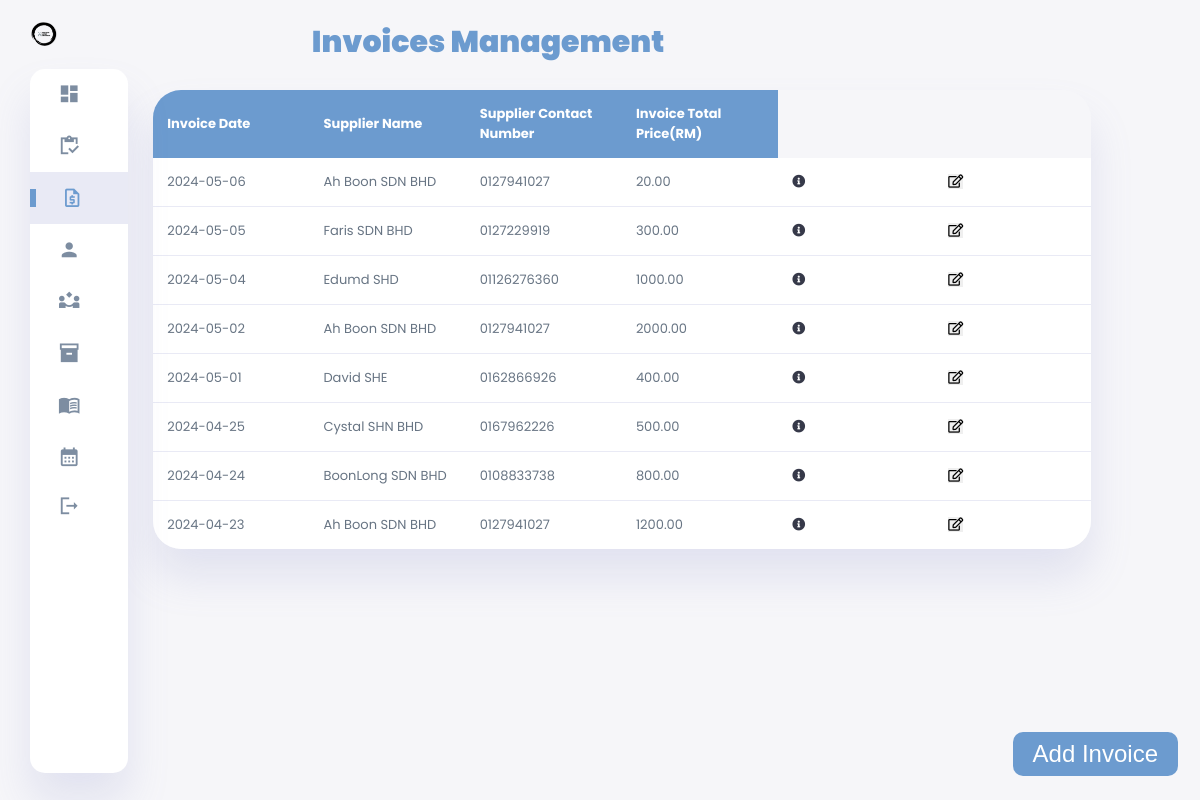
The page /Database/php-pages/invoices.php on the database its author committed.
### tables this page shows
CREATE TABLE `invoice_details` (
  `Invoice_ID` int(6) NOT NULL,
  `Invoice_Date` date DEFAULT NULL,
  `Invoice_Total_Price` decimal(10,2) DEFAULT NULL,
  `Supplier_ID` int(6) DEFAULT NULL
);

CREATE TABLE `supplier_details` (
  `Supplier_ID` int(6) NOT NULL,
  `Supplier_Name` varchar(255) NOT NULL,
  `Supplier_Contact_Number` varchar(20) DEFAULT NULL
);

### Database/php-pages/invoices.php (the view, shortened to what this page needs)
 <!DOCTYPE html>
<html lang="en">
<head>
    <link rel="stylesheet" href="../stylesheets/style1.css">
    <link rel="stylesheet" href="https://cdnjs.cloudflare.com/ajax/libs/font-awesome/5.15.4/css/all.min.css">
</head>
<body>
<div class="container">
        <aside>
            <div class="toggle">
                <div class="logo">
                    <img src="../image/logo.png">
                </div>
            </div>
            <div class="sidebar">
                <a href="#" onclick="window.location.href = 'dashboard.php'" >
                    <span class="material-icons-sharp" >
                    </span>
                </a>
                <a href="#" onclick="window.location.href = 'services.php'" >
                    <span class="material-icons-sharp">
                    </span>
                </a>
                <a href="#" onclick="window.location.href = 'invoices.php'" class="active">
                    <span class="material-symbols-outlined">
                        </span>
                </a>
                <a href="#" onclick="window.location.href = 'customers.php'">
                    <span class="material-icons-sharp">
                    </span>
                </a>
                <a href="#" onclick="window.location.href = 'suppliers.php'">
                    <span class="material-symbols-outlined">
                        </span>
                </a>
                <a href="#" onclick="window.location.href = 'stock.php'">
                    <span class="material-icons-sharp">
                    </span>
                </a>
                <a href="#" onclick="window.location.href = 'report.php'">
                    <span class="material-icons-sharp">
                    </span>
                </a>
                <a href="#" onclick="window.location.href = 'appointment.php'" >
                    <span class="material-icons-sharp">
                </span>
                </a>
                <a href="#" onclick="window.location.href = '../index.html'">
                    <span class="material-icons-sharp">
                    </span>
                </a>
            </div>
        </aside>
        <main>
    <h1>Invoices Management</h1>
        <table id="invoiceTable">
            <thead>
                <tr>
                    <th id="dateHeader" onclick="toggleSort()">Invoice Date</th>
                    <th>Supplier Name</th>
                    <th>Supplier Contact Number</th>
                    <th>Invoice Total Price(RM)</th>
                </tr>
            </thead>
            <tbody>
                <?php
                $servername = "localhost";
                $username = "root";
                $password = "";
                $database = "mah heng motor database";
                $conn = new mysqli($servername, $username, $password, $database);
                $sql = "SELECT invoice_details.Invoice_ID, invoice_details.Invoice_Date, invoice_details.Invoice_Total_Price, supplier_details.Supplier_Name,supplier_details.Supplier_Contact_Number FROM invoice_details
                        INNER JOIN supplier_details ON  invoice_details.Supplier_ID = supplier_details.Supplier_ID
                        ORDER BY invoice_details.Invoice_Date DESC";
                $result = $conn->query($sql);
                if ($result->num_rows > 0) {
                    while ($row = $result->fetch_assoc()) {
                        echo "<tr>";
                        echo "<td>" . $row["Invoice_Date"] . "</td>";
                        echo "<td>" . $row["Supplier_Name"] . "</td>";
                        echo "<td>" . $row["Supplier_Contact_Number"] . "</td>";
                        echo "<td id=total".$row['Invoice_ID'].">" . $row["Invoice_Total_Price"] . "</td>";
                        echo "<td><p><a href='#' data-id='".$row['Invoice_ID']."' class='more'><i class='fas fa-info-circle'></i></a></p></td>";
                        echo "<td><button class='edit-btn' data-id='" . $row['Invoice_ID'] . "'><i class='far fa-edit'></i></button></td>";
                        echo "</tr>";
                    }
                } else {
                    echo "<tr><td colspan='7'>No invoices found.</td></tr>";
                }
                ?>
            </tbody>
        </table>
    </div>
                    <div class="fixed-button-container">
            <button class="fixed-button" onclick="toggleAddInvoiceForm()">Add Invoice</button>
        </div>
</body>
</html>

### Database/stylesheets/style1.css (style rules this page uses)
:root { --color-primary: #6C9BCF; --color-danger: #FF0060; --color-success: #1B9C85; --color-warning: #F7D060; --color-white: #fff; --color-info-dark: #7d8da1; --color-dark: #363949; --color-light: rgba(132, 139, 200, 0.18); --color-dark-variant: #677483; --color-background: #f6f6f9; --card-border-radius: 2rem; --border-radius-1: 0.4rem; --border-radius-2: 1.2rem; --card-padding: 1.8rem; --padding-1: 1.2rem; --box-shadow: 0 2rem 3rem var(--color-light); }
* { margin: 0; padding: 0; outline: 0; appearance: 0; border: 0; text-decoration: none; box-sizing: border-box; }
html { font-size: 14px; }
body { width: 100vw; height: 100vh; font-family: 'Poppins', sans-serif; font-size: 0.88rem; user-select: none; overflow-x: hidden; color: var(--color-dark); background-color: var(--color-background); }
a { color: var(--color-dark); }
img { display: block; width: 100%; object-fit: cover; }
p { color: var(--color-dark-variant); }
.container { display: grid; width: 96%; margin: 0 auto; gap: 1.8rem; grid-template-columns: 12rem auto 23rem; }
aside { height: 100vh; }
aside .toggle { display: flex; align-items: center; justify-content: space-between; margin-top: 1.4rem; }
aside .toggle .logo { display: flex; gap: 0.5rem; }
aside .toggle .logo img { width: 2rem; height: 2rem; }
aside .sidebar { display: flex; flex-direction: column; background-color: var(--color-white); box-shadow: var(--box-shadow); border-radius: 15px; height: 88vh; position: relative; top: 1.5rem; transition: all 0.3s ease; }
aside .sidebar a { display: flex; align-items: center; color: var(--color-info-dark); height: 3.7rem; gap: 1rem; position: relative; margin-left: 2rem; transition: all 0.3s ease; }
aside .sidebar a span { font-size: 1.6rem; transition: all 0.3s ease; }
aside .sidebar a:last-child { position: absolute; bottom: 2rem; width: 100%; }
aside .sidebar a.active { width: 100%; color: var(--color-primary); background-color: var(--color-light); margin-left: 0; }
aside .sidebar a.active::before { content: ''; width: 6px; height: 18px; background-color: var(--color-primary); }
aside .sidebar a.active span { color: var(--color-primary); margin-left: calc(1rem - 3px); }
main { margin-top: 1.4rem; }
main table tbody td { height: 2.8rem; border-bottom: 1px solid var(--color-light); color: var(--color-dark-variant); }
main table tbody tr:last-child td { border: none; }
@media screen and (max-width: 1200px) { .container { width: 95%; grid-template-columns: 7rem auto 23rem; } }
@media screen and (max-width: 1200px) { aside .sidebar a { width: 5.6rem; } }
@media screen and (max-width: 1200px) { aside .sidebar a:last-child { position: relative; margin-top: 1.8rem; } }
body { font-family: 'Poppins', sans-serif; font-size: 0.93rem; color: var(--color-dark); background-color: var(--color-background); overflow-x: hidden; }
h1 { font-weight: 1000; font-size: 30px; margin-bottom: 1.8rem; color: var(--color-primary); text-align: center; }
table { width: 140%; border-collapse: collapse; margin: 1.8rem 0; box-shadow: var(--box-shadow); border-radius: var(--card-border-radius); overflow: hidden; table-layout: fixed; }
table thead { background-color: var(--color-primary); color: var(--color-white); }
table thead th { padding: 1rem; text-align: left; cursor: pointer; }
table tbody tr { background-color: var(--color-white); transition: background-color 0.3s; }
table tbody td { padding: 1rem; border-bottom: 1px solid var(--color-light); }
table tbody tr:last-child td { border-bottom: none; }
.fixed-button-container { position: fixed; bottom: 20px; right: 20px; z-index: 1000; }
.fixed-button { background-color: #6C9BCF; border: none; color: white; padding: 8px 20px; text-align: center; text-decoration: none; display: inline-block; font-size: 24px; margin: 4px 2px; cursor: pointer; border-radius: 10px; }
.edit-btn, .delete-btn { cursor: pointer; }

### rows shown on the page
invoice_details: Invoice_Date "2024-05-06", Supplier_ID.Supplier_Name "Ah Boon SDN BHD", Supplier_ID.Supplier_Contact_Number "0127941027", Invoice_Total_Price "20.00"
invoice_details: Invoice_Date "2024-05-05", Supplier_ID.Supplier_Name "Faris SDN BHD", Supplier_ID.Supplier_Contact_Number "0127229919", Invoice_Total_Price "300.00"
invoice_details: Invoice_Date "2024-05-04", Supplier_ID.Supplier_Name "Edumd SHD", Supplier_ID.Supplier_Contact_Number "01126276360", Invoice_Total_Price "1000.00"
invoice_details: Invoice_Date "2024-05-02", Supplier_ID.Supplier_Name "Ah Boon SDN BHD", Supplier_ID.Supplier_Contact_Number "0127941027", Invoice_Total_Price "2000.00"
invoice_details: Invoice_Date "2024-05-01", Supplier_ID.Supplier_Name "David SHE", Supplier_ID.Supplier_Contact_Number "0162866926", Invoice_Total_Price "400.00"
invoice_details: Invoice_Date "2024-04-25", Supplier_ID.Supplier_Name "Cystal SHN BHD", Supplier_ID.Supplier_Contact_Number "0167962226", Invoice_Total_Price "500.00"
invoice_details: Invoice_Date "2024-04-24", Supplier_ID.Supplier_Name "BoonLong SDN BHD", Supplier_ID.Supplier_Contact_Number "0108833738", Invoice_Total_Price "800.00"
invoice_details: Invoice_Date "2024-04-23", Supplier_ID.Supplier_Name "Ah Boon SDN BHD", Supplier_ID.Supplier_Contact_Number "0127941027", Invoice_Total_Price "1200.00"
